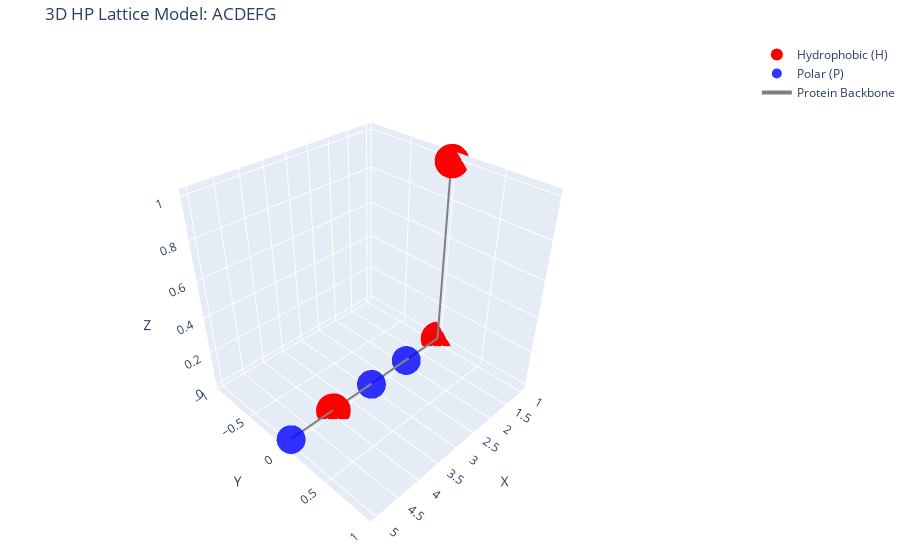
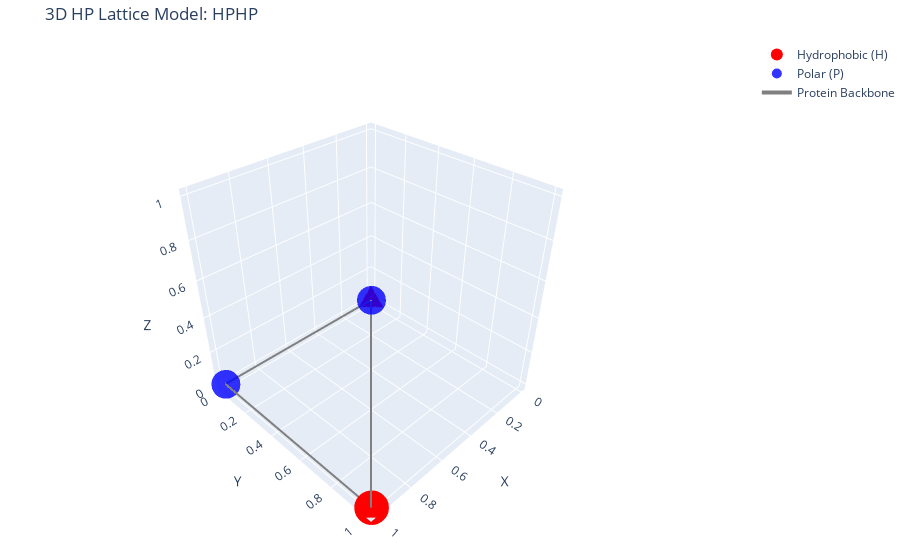
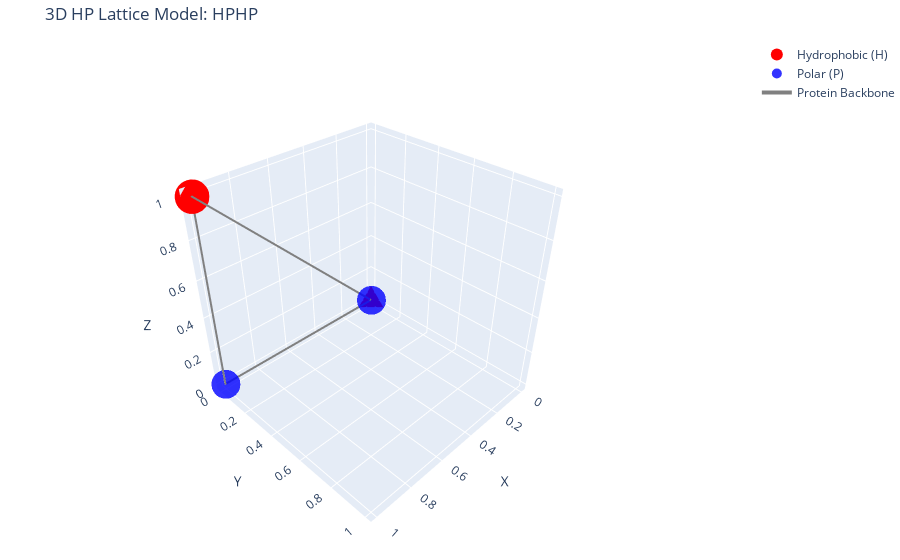
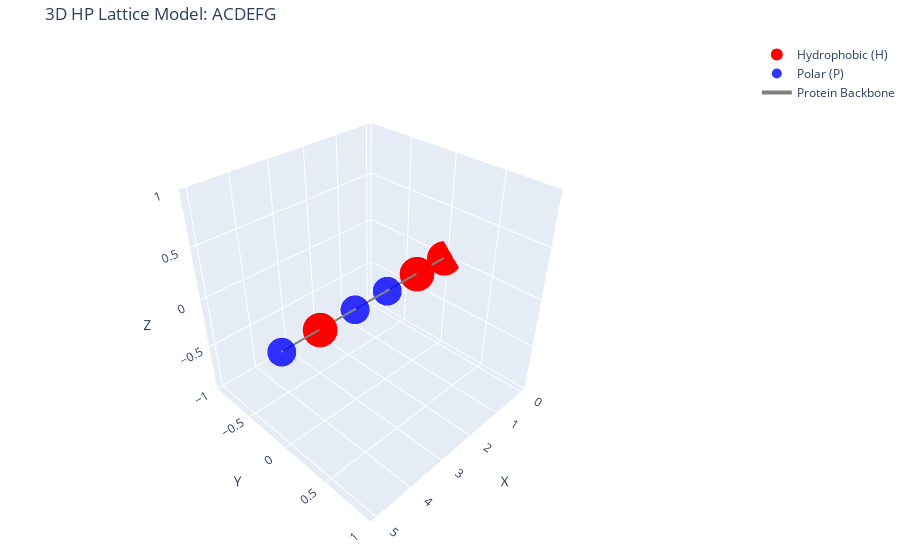

Notebook code for these charts, in order:
### Markdown cell above
## **Parte 3**: MonteCarlo Moves

### Code cell
import numpy as np
import random
from typing import List, Tuple, Optional

def check_self_avoiding(coords: List[Tuple[int, int, int]]) -> bool:
    """
    Check if the chain is self-avoiding (no duplicate positions).
    """
    return len(set(coords)) == len(coords)

def check_chain_connectivity(coords: List[Tuple[int, int, int]]) -> bool:
    """
    Check if the chain maintains connectivity (adjacent residues are lattice neighbors).
    """
    for i in range(len(coords) - 1):
        dx = abs(coords[i][0] - coords[i+1][0])
        dy = abs(coords[i][1] - coords[i+1][1])
        dz = abs(coords[i][2] - coords[i+1][2])
        
        # Adjacent residues should differ by exactly 1 in one coordinate
        if dx + dy + dz != 1:
            return False
    return True

def end_move(coords: List[Tuple[int, int, int]], hp_types: List[str]) -> Tuple[List[Tuple[int, int, int]], bool]:
    """
    Move an end residue to a new position.
    
    This is the simplest Monte Carlo move: take the first or last residue and move it
    to a new position adjacent to its bonded neighbor, while maintaining self-avoidance.
    
    Args:
        coords: Current coordinates of the chain
        hp_types: List of 'H' or 'P' for each residue
        
    Returns:
        new_coords: New coordinates after move (or unchanged if move fails)
        success: Boolean indicating if move was successful
    """
    n = len(coords)
    if n < 2:
        return coords, False
    
    # Choose which end to move (0 = N-terminus, n-1 = C-terminus)
    end_idx = random.choice([0, n-1])
    
    # Get the bonded neighbor
    neighbor_idx = 1 if end_idx == 0 else n-2
    current_pos = coords[end_idx]
    neighbor_pos = coords[neighbor_idx]
    
    # All possible lattice directions
    directions = [(1,0,0), (-1,0,0), (0,1,0), (0,-1,0), (0,0,1), (0,0,-1)]
    
    # Find all valid positions adjacent to the neighbor
    valid_positions = []
    for dx, dy, dz in directions:
        candidate = (neighbor_pos[0] + dx, neighbor_pos[1] + dy, neighbor_pos[2] + dz)
        
        # Check if position is unoccupied and different from current position
        if candidate != current_pos and candidate not in coords:
            valid_positions.append(candidate)
    
    if not valid_positions:
        return coords, False
    
    # Choose a random valid position
    new_pos = random.choice(valid_positions)
    
    # Create new coordinates
    new_coords = coords.copy()
    new_coords[end_idx] = new_pos
    
    # Verify the move maintains self-avoidance
    if not check_self_avoiding(new_coords):
        return coords, False
    
    return new_coords, True

def crankshaft_move(coords: List[Tuple[int, int, int]], hp_types: List[str]) -> Tuple[List[Tuple[int, int, int]], bool]:
    """
    Perform a crankshaft (corner flip) move.
    
    This move identifies a 3-residue L-shaped segment (i, i+1, i+2) and rotates
    the middle residue to the other possible position that maintains connectivity.
    
    For example, if we have:
    - residue i at (0,0,0)
    - residue i+1 at (1,0,0)  
    - residue i+2 at (1,1,0)
    
    The middle residue can be flipped to (0,1,0) to create:
    (0,0,0) -> (0,1,0) -> (1,1,0)
    
    Args:
        coords: Current coordinates of the chain
        hp_types: List of 'H' or 'P' for each residue
        
    Returns:
        new_coords: New coordinates after move (or unchanged if move fails)
        success: Boolean indicating if move was successful
    """
    n = len(coords)
    if n < 3:
        return coords, False
    
    # Find all valid 3-residue segments that form an L-shape (90-degree turn)
    valid_segments = []
    
    for i in range(n - 2):
        p0 = coords[i]
        p1 = coords[i+1]
        p2 = coords[i+2]
        
        # Check if this forms an L-shape (two perpendicular unit vectors)
        v1 = (p1[0] - p0[0], p1[1] - p0[1], p1[2] - p0[2])
        v2 = (p2[0] - p1[0], p2[1] - p1[1], p2[2] - p1[2])
        
        # Both vectors should be unit lattice vectors
        if sum(abs(x) for x in v1) != 1 or sum(abs(x) for x in v2) != 1:
            continue
            
        # Vectors should be perpendicular (dot product = 0)
        dot = v1[0]*v2[0] + v1[1]*v2[1] + v1[2]*v2[2]
        if dot == 0:
            valid_segments.append(i)
    
    if not valid_segments:
        return coords, False
    
    # Randomly choose a valid segment
    i = random.choice(valid_segments)
    
    p0 = coords[i]
    p1 = coords[i+1]
    p2 = coords[i+2]
    
    # Calculate the two vectors
    v1 = (p1[0] - p0[0], p1[1] - p0[1], p1[2] - p0[2])
    v2 = (p2[0] - p1[0], p2[1] - p1[1], p2[2] - p1[2])
    
    # The new position for p1 is: p0 + v2 (going from p0 in direction of v2)
    # OR equivalently: p2 + v1 (going from p2 in direction of v1)
    new_p1 = (p0[0] + v2[0], p0[1] + v2[1], p0[2] + v2[2])
    
    # Alternative: new_p1 = (p2[0] + v1[0], p2[1] + v1[1], p2[2] + v1[2])
    # Both should give the same result for a proper L-shape
    
    # Check if the new position is unoccupied
    # We need to check all positions except the current p1
    occupied = set(coords[:i+1] + coords[i+2:])
    
    if new_p1 in occupied:
        return coords, False
    
    # Create new coordinates
    new_coords = coords.copy()
    new_coords[i+1] = new_p1
    
    return new_coords, True

def pivot_move(coords: List[Tuple[int, int, int]], hp_types: List[str]) -> Tuple[List[Tuple[int, int, int]], bool]:
    """
    Pivot move: Choose a pivot point and rotate one part of the chain.
    
    This is a more global move that can dramatically change conformation.
    We randomly choose a pivot residue and rotate the tail (everything after pivot)
    by 90 or 180 degrees around an axis.
    
    Args:
        coords: Current coordinates of the chain
        hp_types: List of 'H' or 'P' for each residue
        
    Returns:
        new_coords: New coordinates after move (or unchanged if move fails)
        success: Boolean indicating if move was successful
    """
    n = len(coords)
    if n < 3:
        return coords, False
    
    # Choose a pivot point (not at the very end)
    pivot_idx = random.randint(1, n-2)
    
    # Choose rotation: 90 or 180 degrees around x, y, or z axis
    # Rotation matrices for 90 degree rotations in 3D lattice
    rotations = [
        # 90° around x-axis
        lambda x, y, z: (x, -z, y),
        # 90° around y-axis
        lambda x, y, z: (z, y, -x),
        # 90° around z-axis
        lambda x, y, z: (-y, x, z),
        # 180° around x-axis
        lambda x, y, z: (x, -y, -z),
        # 180° around y-axis
        lambda x, y, z: (-x, y, -z),
        # 180° around z-axis
        lambda x, y, z: (-x, -y, z)
    ]
    
    rot_func = random.choice(rotations)
    
    # Get pivot coordinates
    pivot = coords[pivot_idx]
    
    # Rotate the tail (residues after pivot)
    new_coords = coords.copy()
    for i in range(pivot_idx + 1, n):
        # Translate to origin, rotate, translate back
        dx = coords[i][0] - pivot[0]
        dy = coords[i][1] - pivot[1]
        dz = coords[i][2] - pivot[2]
        
        rx, ry, rz = rot_func(dx, dy, dz)
        new_pos = (pivot[0] + rx, pivot[1] + ry, pivot[2] + rz)
        
        # Check if this position is already occupied (except by residues we're moving)
        # We need to check all occupied positions except those in the tail we're rotating
        occupied_positions = set(coords[:pivot_idx + 1])  # Fixed part of chain
        
        if new_pos in occupied_positions:
            return coords, False  # Collision detected
        
        new_coords[i] = new_pos
    
    # Final check: ensure entire chain is self-avoiding
    if not check_self_avoiding(new_coords):
        return coords, False
    
    return new_coords, True

def mcmc_move(coords: List[Tuple[int, int, int]], hp_types: List[str], 
              move_type: str = 'random') -> Tuple[List[Tuple[int, int, int]], bool]:
    """
    Perform a Monte Carlo move of specified type.
    
    Args:
        coords: Current coordinates
        hp_types: List of 'H' or 'P' for each residue
        move_type: 'end', 'crankshaft', 'pivot', or 'random' (randomly choose)
        
    Returns:
        new_coords: New coordinates after move
        success: Boolean indicating if move was successful
    """
    if move_type == 'random':
        move_type = random.choice(['end', 'crankshaft', 'pivot'])
    
    if move_type == 'end':
        return end_move(coords, hp_types)
    elif move_type == 'crankshaft':
        return crankshaft_move(coords, hp_types)
    elif move_type == 'pivot':
        return pivot_move(coords, hp_types)
    else:
        raise ValueError(f"Unknown move type: {move_type}")

# Test the moves
if __name__ == "__main__":
    HP_MAP = {
        'A': 'H', 'C': 'H', 'I': 'H', 'L': 'H', 'M': 'H',
        'F': 'H', 'W': 'H', 'Y': 'H', 'V': 'H',
        'R': 'P', 'N': 'P', 'D': 'P', 'Q': 'P', 'E': 'P',
        'G': 'P', 'H': 'P', 'K': 'P', 'P': 'P', 'S': 'P', 'T': 'P'
    }
    
    # Test with a short sequence
    test_sequence = "ACDEFG"
    print(f"Test sequence: {test_sequence}")
    print(f"HP mapping: {[HP_MAP.get(aa, 'P') for aa in test_sequence]}")
    
    # Generate linear chain
    coords, hp_types = generate_linear_chain(test_sequence)
    print(f"\nInitial linear chain coordinates: {coords}")
    print(f"Self-avoiding: {check_self_avoiding(coords)}")
    print(f"Chain connectivity: {check_chain_connectivity(coords)}")
    
    # Test end move
    new_coords, success = end_move(coords, hp_types)
    print(f"\nEnd move success: {success}")
    if success:
        print(f"New coordinates: {new_coords}")
        print(f"Self-avoiding: {check_self_avoiding(new_coords)}")
        plot_hp_lattice_3d(test_sequence, new_coords, hp_types)
    
    # Test corner flip (will likely fail on linear chain - needs a corner)
    new_coords2, success2 = crankshaft_move(coords, hp_types)
    print(f"\nCorner flip success (on linear chain): {success2}")
    
    # Create a chain with a corner manually for testing
    coords_with_corner = [(0,0,0), (1,0,0), (1,1,0), (1,1,1)]
    hp_types_corner = ['H', 'P', 'H', 'P']
    new_coords3, success3 = crankshaft_move(coords_with_corner, hp_types_corner)
    print(f"\nCorner flip success (on chain with corner): {success3}")
    if success3:
        print(f"Original: {coords_with_corner}")
        plot_hp_lattice_3d("HPHP", coords_with_corner, hp_types_corner)
        print(f"New: {new_coords3}")
        plot_hp_lattice_3d("HPHP", new_coords3, hp_types_corner)
    
    # Test pivot move
    new_coords4, success4 = pivot_move(coords, hp_types)
    print(f"\nPivot move success: {success4}")
    if success4:
        print(f"Original: {coords}")
        plot_hp_lattice_3d(test_sequence, coords, hp_types)
        print(f"New: {new_coords4}")
        plot_hp_lattice_3d(test_sequence, new_coords4, hp_types)

### Figure 1 — Plotly figure (JSON) as saved in the notebook; plotly's stock layout.template omitted (floating-point values rounded to 4 significant figures)
{"data": [{"marker": {"color": "red", "size": 12}, "mode": "markers", "name": "Hydrophobic (H)", "text": ["Residue 1: A (H)", "Residue 2: C (H)", "Residue 5: F (H)"], "type": "scatter3d", "x": [1, 1, 4], "y": [0, 0, 0], "z": [1, 0, 0]}, {"marker": {"color": "blue", "opacity": 0.8, "size": 10}, "mode": "markers", "name": "Polar (P)", "text": ["Residue 3: D (P)", "Residue 4: E (P)", "Residue 6: G (P)"], "type": "scatter3d", "x": [2, 3, 5], "y": [0, 0, 0], "z": [0, 0, 0]}, {"line": {"color": "gray", "width": 4}, "mode": "lines", "name": "Protein Backbone", "type": "scatter3d", "x": [1, 1, 2, 3, 4, 5], "y": [0, 0, 0, 0, 0, 0], "z": [1, 0, 0, 0, 0, 0]}], "layout": {"margin": {"b": 0, "l": 0, "r": 0, "t": 40}, "scene": {"aspectmode": "cube", "camera": {"eye": {"x": 1.5, "y": 1.5, "z": 1.5}}, "xaxis": {"title": {"text": "X"}}, "yaxis": {"title": {"text": "Y"}}, "zaxis": {"title": {"text": "Z"}}}, "showlegend": true, "title": {"text": "3D HP Lattice Model: ACDEFG"}}}

### Figure 2 — Plotly figure (JSON) as saved in the notebook; plotly's stock layout.template omitted (floating-point values rounded to 4 significant figures)
{"data": [{"marker": {"color": "red", "size": 12}, "mode": "markers", "name": "Hydrophobic (H)", "text": ["Residue 1: H (H)", "Residue 3: H (H)"], "type": "scatter3d", "x": [0, 1], "y": [0, 1], "z": [0, 0]}, {"marker": {"color": "blue", "opacity": 0.8, "size": 10}, "mode": "markers", "name": "Polar (P)", "text": ["Residue 2: P (P)", "Residue 4: P (P)"], "type": "scatter3d", "x": [1, 1], "y": [0, 1], "z": [0, 1]}, {"line": {"color": "gray", "width": 4}, "mode": "lines", "name": "Protein Backbone", "type": "scatter3d", "x": [0, 1, 1, 1], "y": [0, 0, 1, 1], "z": [0, 0, 0, 1]}], "layout": {"margin": {"b": 0, "l": 0, "r": 0, "t": 40}, "scene": {"aspectmode": "cube", "camera": {"eye": {"x": 1.5, "y": 1.5, "z": 1.5}}, "xaxis": {"title": {"text": "X"}}, "yaxis": {"title": {"text": "Y"}}, "zaxis": {"title": {"text": "Z"}}}, "showlegend": true, "title": {"text": "3D HP Lattice Model: HPHP"}}}

### Figure 3 — Plotly figure (JSON) as saved in the notebook; plotly's stock layout.template omitted (floating-point values rounded to 4 significant figures)
{"data": [{"marker": {"color": "red", "size": 12}, "mode": "markers", "name": "Hydrophobic (H)", "text": ["Residue 1: H (H)", "Residue 3: H (H)"], "type": "scatter3d", "x": [0, 1], "y": [0, 0], "z": [0, 1]}, {"marker": {"color": "blue", "opacity": 0.8, "size": 10}, "mode": "markers", "name": "Polar (P)", "text": ["Residue 2: P (P)", "Residue 4: P (P)"], "type": "scatter3d", "x": [1, 1], "y": [0, 1], "z": [0, 1]}, {"line": {"color": "gray", "width": 4}, "mode": "lines", "name": "Protein Backbone", "type": "scatter3d", "x": [0, 1, 1, 1], "y": [0, 0, 0, 1], "z": [0, 0, 1, 1]}], "layout": {"margin": {"b": 0, "l": 0, "r": 0, "t": 40}, "scene": {"aspectmode": "cube", "camera": {"eye": {"x": 1.5, "y": 1.5, "z": 1.5}}, "xaxis": {"title": {"text": "X"}}, "yaxis": {"title": {"text": "Y"}}, "zaxis": {"title": {"text": "Z"}}}, "showlegend": true, "title": {"text": "3D HP Lattice Model: HPHP"}}}

### Figure 4 — Plotly figure (JSON) as saved in the notebook; plotly's stock layout.template omitted (floating-point values rounded to 4 significant figures)
{"data": [{"marker": {"color": "red", "size": 12}, "mode": "markers", "name": "Hydrophobic (H)", "text": ["Residue 1: A (H)", "Residue 2: C (H)", "Residue 5: F (H)"], "type": "scatter3d", "x": [0, 1, 4], "y": [0, 0, 0], "z": [0, 0, 0]}, {"marker": {"color": "blue", "opacity": 0.8, "size": 10}, "mode": "markers", "name": "Polar (P)", "text": ["Residue 3: D (P)", "Residue 4: E (P)", "Residue 6: G (P)"], "type": "scatter3d", "x": [2, 3, 5], "y": [0, 0, 0], "z": [0, 0, 0]}, {"line": {"color": "gray", "width": 4}, "mode": "lines", "name": "Protein Backbone", "type": "scatter3d", "x": [0, 1, 2, 3, 4, 5], "y": [0, 0, 0, 0, 0, 0], "z": [0, 0, 0, 0, 0, 0]}], "layout": {"margin": {"b": 0, "l": 0, "r": 0, "t": 40}, "scene": {"aspectmode": "cube", "camera": {"eye": {"x": 1.5, "y": 1.5, "z": 1.5}}, "xaxis": {"title": {"text": "X"}}, "yaxis": {"title": {"text": "Y"}}, "zaxis": {"title": {"text": "Z"}}}, "showlegend": true, "title": {"text": "3D HP Lattice Model: ACDEFG"}}}
